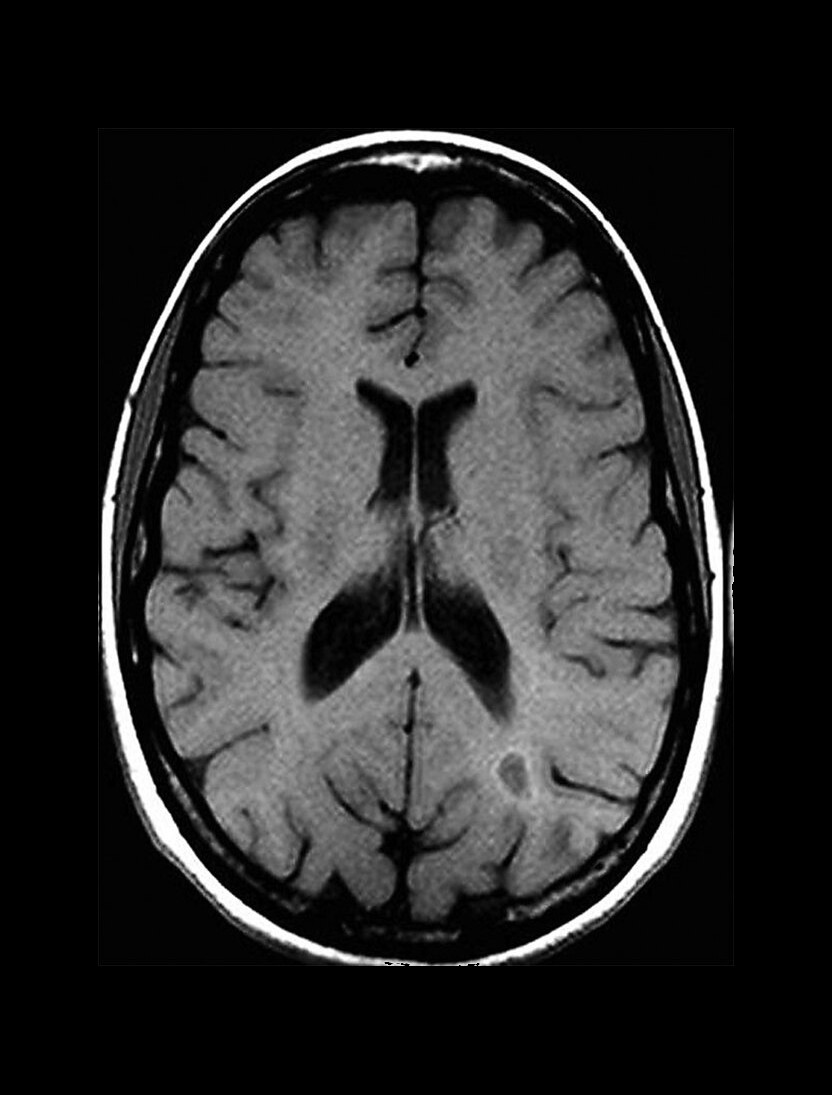
#> input picture W5Lab_Students2025/W5Lab_Students2025/Image registration/mri2_fixed.jpg, 832 x 1095 px
$ jupyter execute 'ImageRegistration_official_solution (2).ipynb'
#> lines starting #> are read from the running program, lines starting #| are printed output that depends on the picture; long printed decimals are rounded
# Image Registration

Image registration is a critical topic in computer vision, especially for aligning images taken at different times, from different viewpoints, or by different sensors.

You will work on an image registration problem based on landmark-based rigid registration. This allows you to understand the relationship between the transformation matrix, point correspondences, and the final warped image.

This exercise requires students to find the 3x3 rigid transformation matrix that maps corresponding points from a "moving" image to a "fixed" (target) image.

## Task 1. Define Corresponding Landmarks
You will manually select a minimum of two corresponding point pairs from the Moving Image and the Fixed Image.
Select Points: Use a tool (like a simple mouse click function or hardcoded coordinates for simplicity) to define corresponding points:$\mathbf{P} = [(x_{p1}, y_{p1}), (x_{p2}, y_{p2}), \dots]$ (Points in Moving Image)$\mathbf{Q} = [(x_{q1}, y_{q1}), (x_{q2}, y_{q2}), \dots]$ (Corresponding points in Fixed Image). To solve for a rigid transformation (rotation and translation), a minimum of two non-collinear point pairs is required.

[cell 1]
# Your code here
import numpy as np
import matplotlib.pyplot as plt
import skimage
from skimage.transform import estimate_transform
from cv2 import warpAffine
# from scipy.ndimage import affine_transform


# --- EXECUTE POINT SELECTION ---
# Assuming img_fixed and img_moving are loaded [0, 1] images

img_fixed = skimage.io.imread('mri2_fixed.jpg', as_gray=True)
#> img_fixed is the input picture: shape (1095, 832); min 0, max 255, mean 42.5
img_moving = skimage.io.imread('mri2_moving.jpg', as_gray=True)
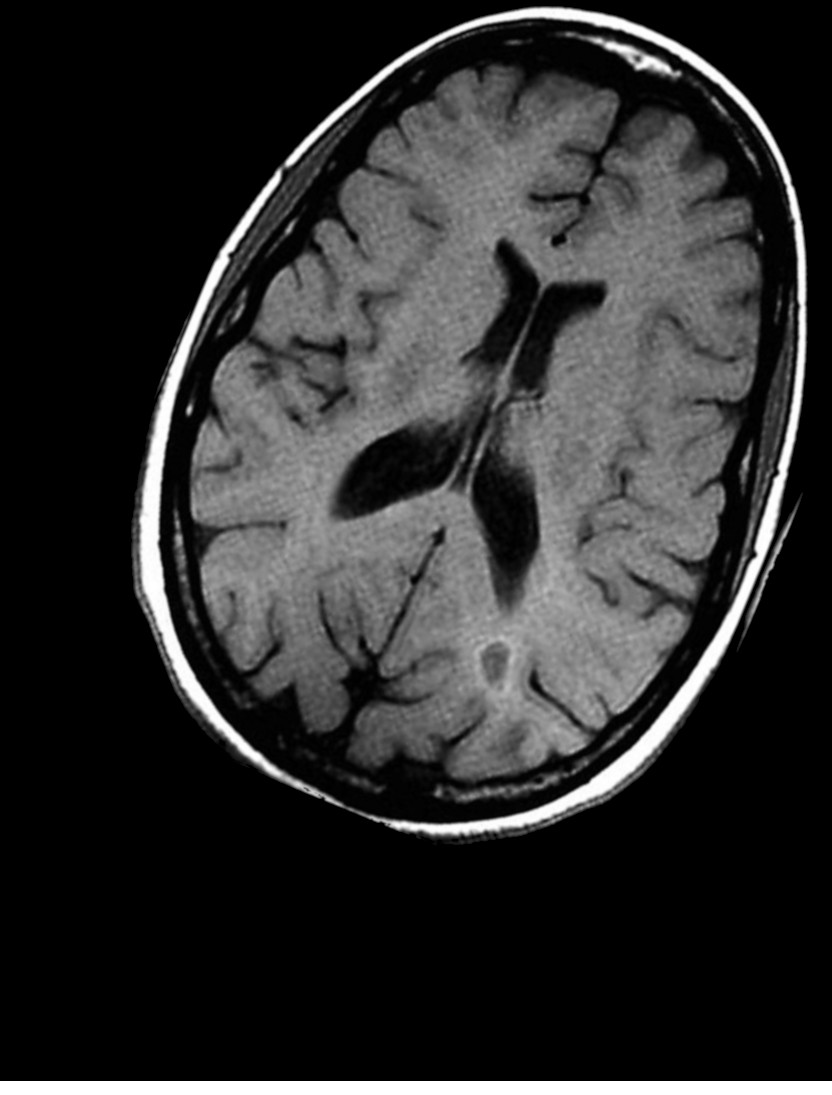
#> input picture W5Lab_Students2025/W5Lab_Students2025/Image registration/mri2_moving.jpg, 832 x 1095 px
#> img_moving is the input picture: shape (1095, 832); min 0, max 255, mean 46


### Using cv2.imshow will cause the notebook to crash.
# [29 lines of commented-out code are left out]
fixed_landmarks = np.array([[411, 203], [173, 481], [651, 522], [411, 919]])
moving_landmarks = np.array([[602, 97], [293, 263], [718, 480], [340, 754]])

## Visualize selected points
figure = plt.figure(figsize=(10, 5))
plt.subplot(1, 2, 1)
plt.imshow(img_fixed, cmap='gray')
plt.scatter(fixed_landmarks[:, 0], fixed_landmarks[:, 1], c='red', marker='.')
for i in range(fixed_landmarks.shape[0]):
    plt.text(fixed_landmarks[i, 0] + 10, fixed_landmarks[i, 1] + 5, str(i+1), color='red')
plt.title('Fixed Image with Selected Landmarks')
plt.axis('off')
plt.subplot(1, 2, 2)
plt.imshow(img_moving, cmap='gray')
plt.scatter(moving_landmarks[:, 0], moving_landmarks[:, 1], c='red', marker='.')
for i in range(moving_landmarks.shape[0]):
    plt.text(moving_landmarks[i, 0] + 10, moving_landmarks[i, 1] + 5, str(i+1), color='red')
plt.title('Moving Image with Selected Landmarks')
plt.axis('off')
plt.show()
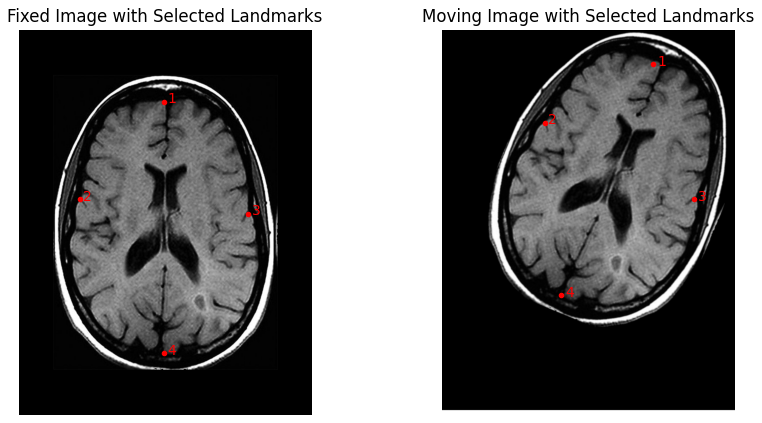
#> figure drawn by matplotlib, 2 panels

# --- Check the image mri2_fixed_landmarks.jpg and define the four points for P
# P = np.array([[1, 2], [3, 4]])
# --- Open mri2_moving.jpg and look for the corresponding points and store them Q
# Q = np.array([[111, 96], [96, 111]])

## Task 2: Formulate and Solve the Linear System

The goal is to find the transformation parameters ($\theta, t_x, t_y$) embedded within the $3 \times 3$ transformation matrix $\mathbf{T}$. Since we have multiple points, we can set up a system of linear equations to find the parameters that minimize the error.HINT: A 2D rigid transformation from $\mathbf{p} = (x, y)$ to $\mathbf{q} = (x', y')$ can be written as:$$\begin{aligned}
x' &= x \cos\theta - y \sin\theta + t_x \\
y' &= x \sin\theta + y \cos\theta + t_y
\end{aligned}$$You can use the function skimage.transform.estimate_transform('rigid', P, Q).

[cell 2]
# Your code here
# -----------------
# 2.1. YOUR CODE HERE: Estimate the Rigid Transformation
# -----------------
# You can use the function 'estimate_transform()' with the corresponding parameter for rigid transformations
src = fixed_landmarks
dst = moving_landmarks
T_matrix = estimate_transform('euclidean', src, dst)

# Then, extract the 3x3 Homogeneous Matrix
# T_matrix = tform.params
print("Transformation Matrix T:\n", T_matrix)

## Task 3: Apply Inverse Warping
The final step is to apply the transformation to the entire image using inverse warping (backward mapping). This requires the inverse of the transformation matrix, $\mathbf{T}^{-1}$.

[cell 3]
# Your code here
# Assume 'img_moving' is the source image.

# -----------------
# 3.1. YOUR CODE HERE: Calculate the Inverse Transformation Matrix
# -----------------
# You can use the function 'np.linalg.inv()'
T_inv = np.linalg.inv(T_matrix)
# print(T_inv.dtype)
# T_inv[:2, 2:3] = T_inv[:2, :2].T @ T_inv[:2, 2:3]
# T_inv[:2, 2] = T_inv[2:0:-1, 2]
# src_pts = (T_inv[:2, :2] @ dst.T).T + T_inv[:2, 2]
# print(src_pts - src)

# 3.2. YOUR CODE HERE: Apply the Inverse Affine Transform (Registration)
# We use scipy's optimized function 'affine_transform()' which takes:
# -the moving image
# -the inverse transformation matrix directly
# - and the output shape as output_shape=img_fixed.shape
#

# We use openCV's warpAffine function for better performance. It takes
# - the moving image
# - the upper 2x3 part of the inverse transformation matrix
# - the output size as (width, height)
img_registered = warpAffine(img_moving, T_inv[:2], img_fixed.shape[::-1])
# img_registered_scipy = affine_transform(img_moving, T_inv[:2, :3], output_shape=img_fixed.shape)

plt.figure(figsize=(6, 6))
plt.imshow(img_registered, cmap='gray')
plt.title('Registered Image (OpenCV)')
plt.axis('off')
plt.show()

###  (Optional) Calculate Error- Root Mean Square Error (RMSE)
The RMSE is a normalized version of the SSD, which is easier to interpret as it gives the "average" magnitude of the error per pixel in the original intensity units.$$RMSE = \sqrt{\frac{1}{N} \sum_{y} \sum_{x} [I_F(x, y) - I_R(x, y)]^2}$$Interpretation: RMSE gives you the average difference between corresponding pixels. If the images are 8-bit (0-255), an RMSE of 10 means the average pixel difference is 10 intensity units.

[cell 4]
# 3.3. Calculate the Root Mean Square Error (RMSE), which is the Euclidean distance between the two images, normalized by the number of pixels.
# Calculate the squared difference at every pixel

def rsme(img1, img2):
    diff = img1 - img2
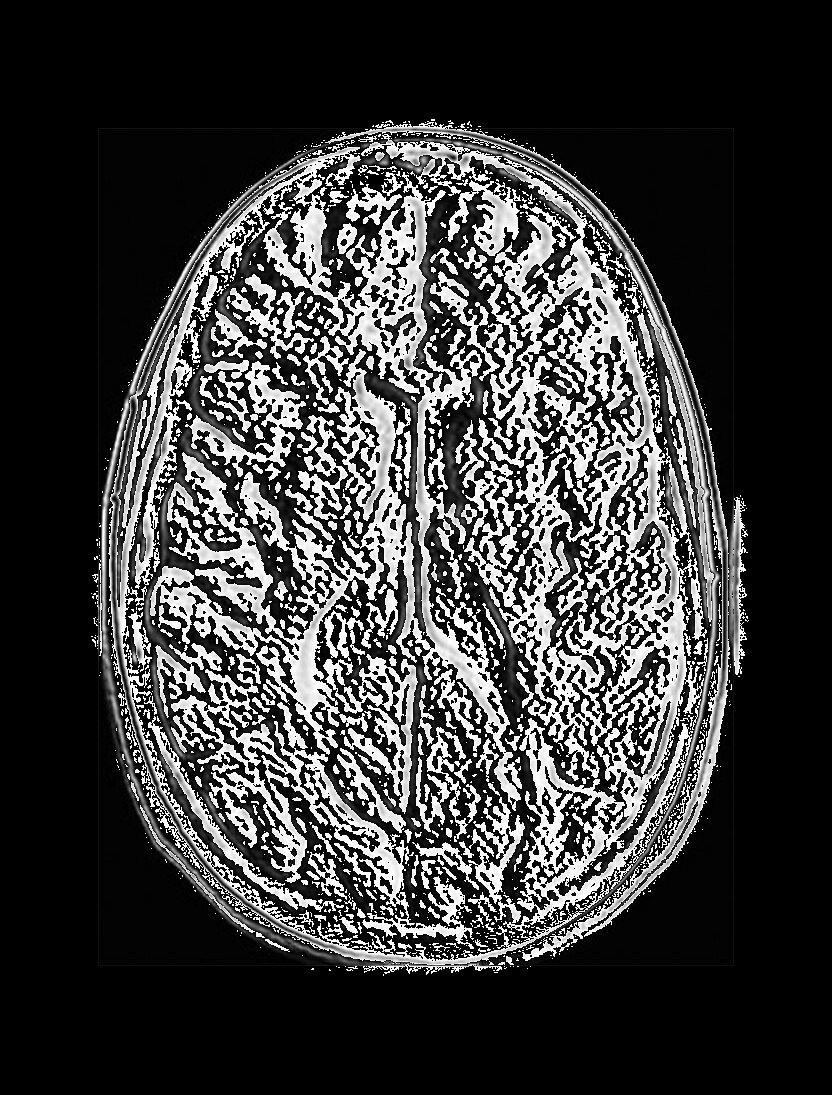
#> diff: shape (1095, 832); min 0, max 255, mean 59.1
    squared_diff = diff ** 2
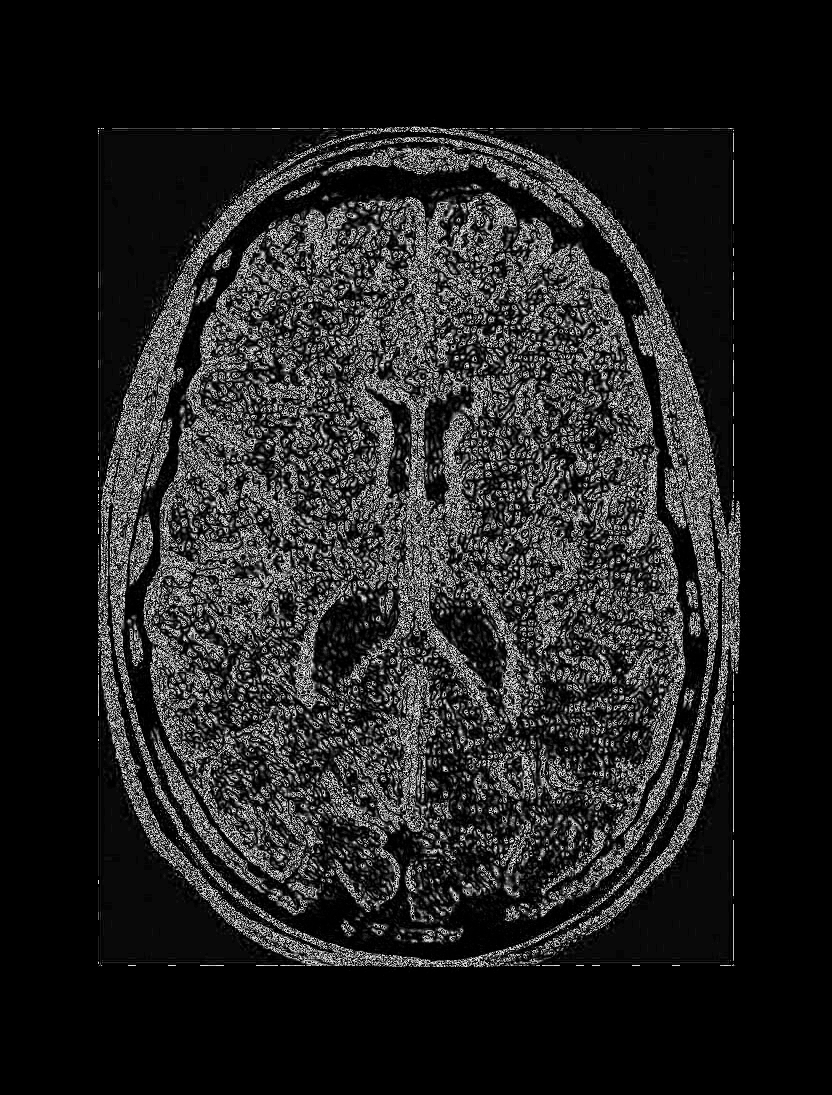
#> squared_diff: shape (1095, 832); min 0, max 249, mean 33.9
    mse = np.mean(squared_diff)
#> mse = 33.94
    rmse = np.sqrt(mse)
#> rmse = 5.83
    return rmse


rmse_value = rsme(img_fixed, img_registered)
#> rmse_value = 5.83
print("RMSE between Fixed Image and Registered Image:", rmse_value)
#| RMSE between Fixed Image and Registered Image: 5.826

## Task 4: Visualization (Image Fusion)
Visualize the quality of the registration.
Display the fixed image, registered image, and the combination of the registered image with the fixed image using the function 'blend_images()' below. If alignment is perfect, the fused image should look clean and sharp.

[cell 5]
# --- Display Code (Do Not Modify) ---
# Create a checkerboard or blended image to show alignment quality
def blend_images(img1, img2):
    # Overlay the registered image (green) onto the fixed image (red)
    blended = np.stack([img1, img2, img1 / 2 + img2 / 2], axis=-1)
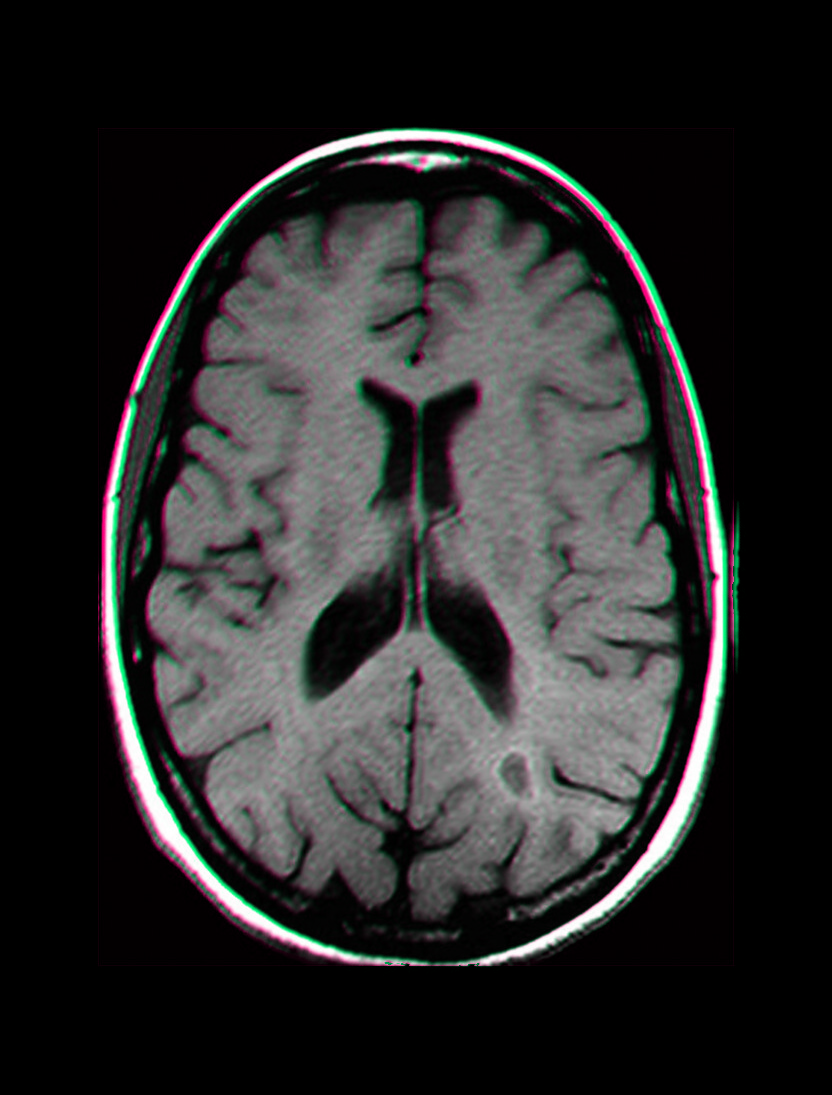
#> blended: shape (1095, 832, 3) float64; mean of channels 0, 1, 2 0.167, 0.167, 0.167; drawn as R, G, B
    return np.clip(blended, 0, 1)

# Display the results
plt.figure(figsize=(15, 5))
plt.subplot(1, 3, 1)
plt.title('Fixed Image (Target)')
plt.imshow(img_fixed, cmap='gray')
plt.axis('off')

plt.subplot(1, 3, 2)
plt.title('Registered Image (Source)')
plt.imshow(img_registered, cmap='gray')
plt.axis('off')

plt.subplot(1, 3, 3)
plt.title('Fixed vs. Registered (Blended)')
plt.imshow(blend_images(img_fixed.astype(np.float64)/255, img_registered.astype(np.float64)/255))
plt.axis('off')
plt.show()
